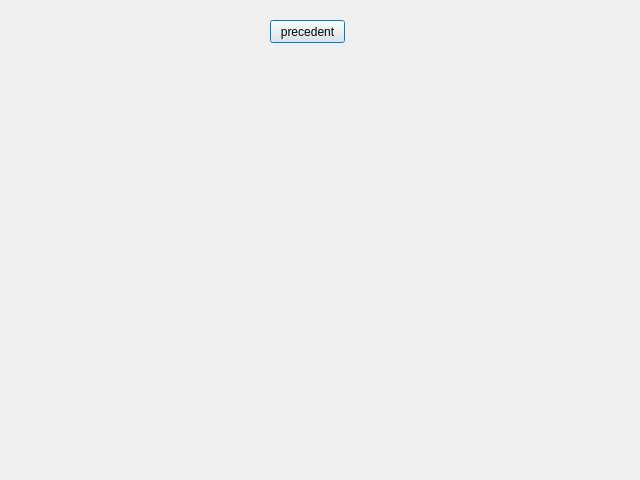
<?xml version="1.0" encoding="UTF-8"?>
<ui version="4.0">
 <class>supprimerfinance</class>
 <widget class="QDialog" name="supprimerfinance">
  <property name="geometry">
   <rect>
    <x>0</x>
    <y>0</y>
    <width>640</width>
    <height>480</height>
   </rect>
  </property>
  <property name="windowTitle">
   <string>Dialog</string>
  </property>
  <widget class="QPushButton" name="SCprecedentPB">
   <property name="geometry">
    <rect>
     <x>270</x>
     <y>20</y>
     <width>75</width>
     <height>23</height>
    </rect>
   </property>
   <property name="text">
    <string>precedent</string>
   </property>
  </widget>
 </widget>
 <resources/>
 <connections/>
</ui>
